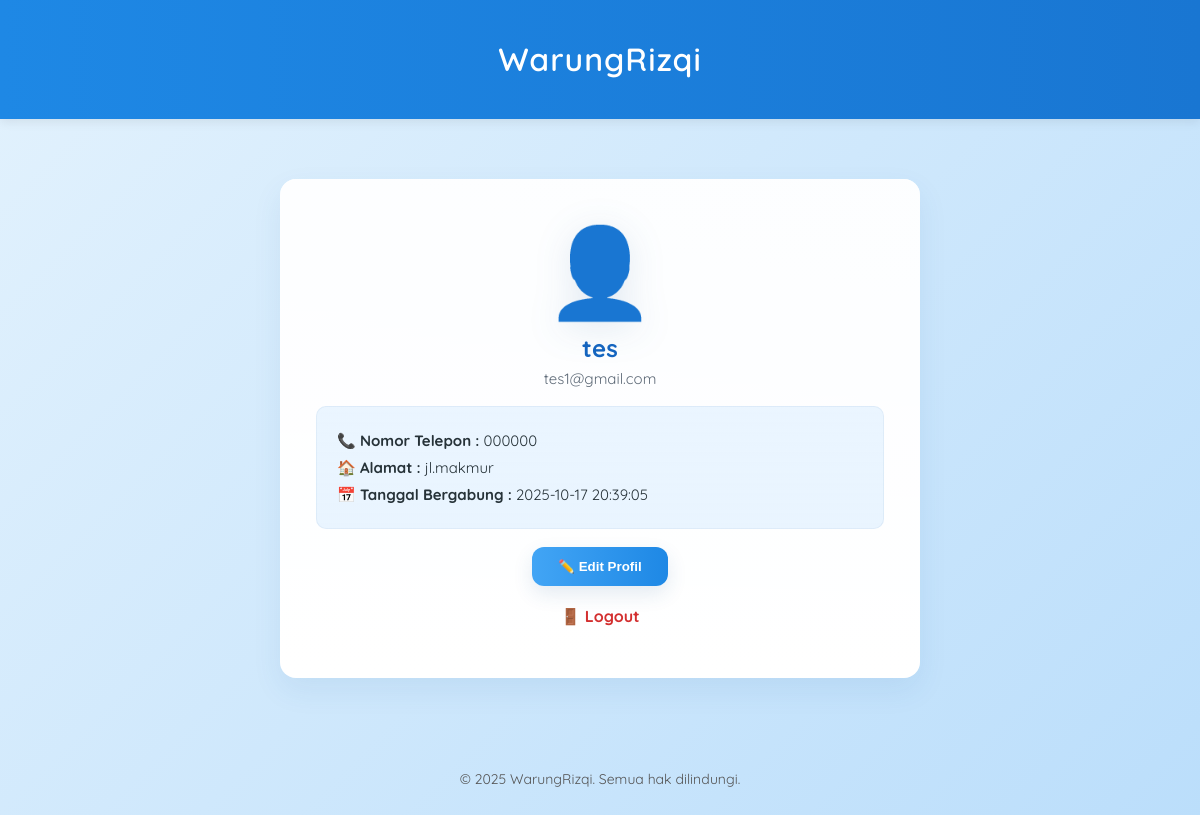
The page /profil-user.php (signed in) on the database its author committed.
### tables this page shows
CREATE TABLE `tb_user` (
  `user_id` int(11) NOT NULL,
  `user_nama` varchar(100) DEFAULT NULL,
  `user_email` varchar(100) DEFAULT NULL,
  `user_password` varchar(255) DEFAULT NULL,
  `user_telp` varchar(20) DEFAULT NULL,
  `user_alamat` text DEFAULT NULL,
  `created_at` datetime DEFAULT current_timestamp(),
  `user_image` varchar(255) DEFAULT NULL
);

### profil-user.php (the view, shortened to what this page needs)
<?php
include 'db.php';
$user_id = $_SESSION['user_id'];
$user = mysqli_query($conn, "SELECT * FROM tb_user WHERE user_id = '$user_id'");
$u = mysqli_fetch_object($user);
?>
<!DOCTYPE html>
<html>
<head>
</head>
<body>
<header>
    <h1><a href="index.php">WarungRizqi</a></h1>
</header>
<div class="profile-container" role="main" aria-label="Profil pengguna">
    <span class="emoji-profile" aria-hidden="true">👤</span>
    <div class="profile-header">
        <h2><?= htmlspecialchars($u->user_nama) ?></h2>
        <p><?= htmlspecialchars($u->user_email) ?></p>
    </div>
    <div class="profile-info">
        <p><strong>📞 Nomor Telepon :</strong> <?= htmlspecialchars($u->user_telp) ?></p>
        <p><strong>🏠 Alamat :</strong> <?= nl2br(htmlspecialchars($u->user_alamat)) ?></p>
        <p><strong>📅 Tanggal Bergabung :</strong> <?= isset($u->created_at) ? htmlspecialchars($u->created_at) : '-' ?></p>
    </div>
    <div style="text-align:center;">
        <button class="btn-edit" id="openEdit">✏️ Edit Profil</button>
    </div>
    <div class="logout">
        <p><a href="logout-user.php">🚪 Logout</a></p>
    </div>
</div>
<footer>
    <p>© 2025 WarungRizqi. Semua hak dilindungi.</p>
</footer>
</body>
</html>

### profil-user.php (style rules this page uses)
:root { --blue-100: #e3f2fd; --blue-200: #bbdefb; --blue-500: #1e88e5; --blue-600: #1976d2; --blue-700: #1565c0; --accent-red: #d32f2f; }
* { box-sizing:border-box }
body { font-family: 'Quicksand', sans-serif; background: linear-gradient(135deg, var(--blue-100), var(--blue-200)); margin: 0; padding: 0; -webkit-font-smoothing:antialiased; }
header { background: linear-gradient(90deg, var(--blue-500), var(--blue-600)); color: #fff; text-align: center; padding: 18px 0; box-shadow: 0 3px 10px rgba(0,0,0,0.08); position: sticky; top: 0; z-index: 20; }
header h1 a { color:#fff; text-decoration:none; font-weight:600; letter-spacing:1px; }
.profile-container { background: linear-gradient(180deg, rgba(255,255,255,0.95), #fff); margin: 60px auto; padding: 36px; border-radius: 16px; width: 90%; max-width: 640px; box-shadow: 0 12px 30px rgba(30,88,150,0.08), inset 0 1px 0 rgba(255,255,255,0.6); transition: transform .35s cubic-bezier(.2,.9,.2,1), box-shadow .35s; transform-origin: center; animation: fadeInUp .6s ease; position: relative; overflow: visible; }
.emoji-profile { font-size:88px; display:block; text-align:center; margin-bottom:8px; animation: float 3s ease-in-out infinite; filter: drop-shadow(0 6px 18px rgba(30,88,150,0.12)); transition: transform .25s; }
.profile-header { text-align:center; margin-bottom:18px; }
.profile-header h2 { margin:6px 0; color: var(--blue-700); font-weight:700; letter-spacing:.2px; }
.profile-header p { color:#5f6b78; font-size:15px; margin:0; }
.profile-info { background: linear-gradient(180deg, rgba(232,244,255,0.9), rgba(232,244,255,0.95)); padding: 16px 20px; border-radius: 10px; margin-bottom: 18px; border: 1px solid rgba(30,88,150,0.06); }
.profile-info p { margin:8px 0; color:#263238; font-size:15px; }
.btn-edit { display:inline-block; background: linear-gradient(90deg, #42a5f5, var(--blue-500)); color: white; padding: 12px 26px; border-radius: 12px; text-decoration: none; font-weight: 700; transition: transform .15s ease, box-shadow .15s ease, opacity .15s; box-shadow: 0 8px 20px rgba(30,88,150,0.12); cursor: pointer; border: none; }
.logout { text-align:center; margin-top:20px; }
.logout a { color: var(--accent-red); text-decoration:none; font-weight:700; transition: color .12s; }
footer { text-align:center; padding:18px; font-size:14px; color:#555; margin-top:36px; }

### rows shown on the page
tb_user: user_nama "tes", user_email "tes1@gmail.com", user_telp "000000", user_alamat "jl.makmur", created_at "2025-10-17 20:39:05"
